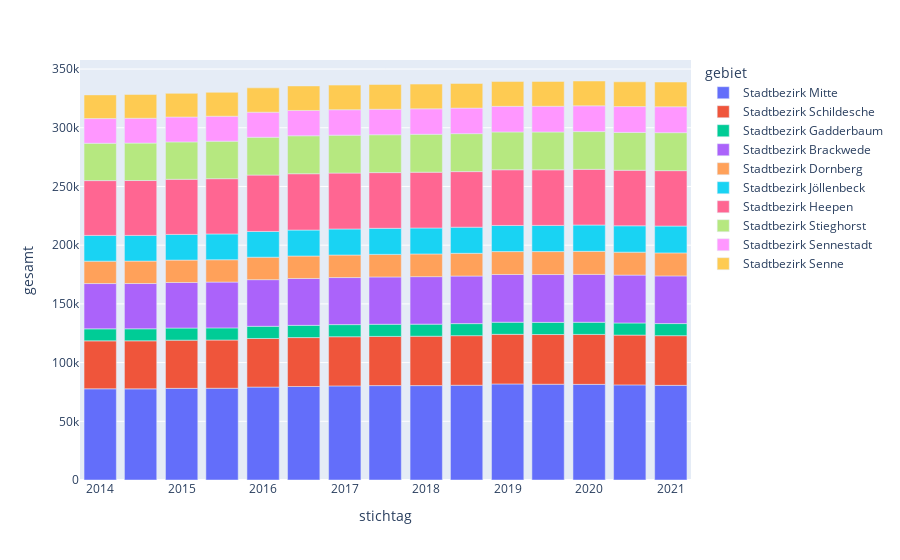

Notebook code for this chart:
### Code cell
df_alter = df_alter[df_alter['gebiet']!='Bielefeld insgesamt']
fig__alter_2 = px.bar(df_alter, x='stichtag', y='gesamt', color='gebiet')
fig__alter_2.show()

### Figure 1 — Plotly figure (JSON) as saved in the notebook; plotly's stock layout.template omitted (floating-point values rounded to 4 significant figures)
{"data": [{"alignmentgroup": "True", "hovertemplate": "gebiet=Stadtbezirk Mitte<br>stichtag=%{x}<br>gesamt=%{y}<extra></extra>", "legendgroup": "Stadtbezirk Mitte", "marker": {"color": "#636efa"}, "name": "Stadtbezirk Mitte", "offsetgroup": "Stadtbezirk Mitte", "orientation": "v", "showlegend": true, "textposition": "auto", "type": "bar", "x": ["2020-12-31T00:00:00", "2020-06-30T00:00:00", "2019-12-31T00:00:00", "2019-06-30T00:00:00", "2018-12-31T00:00:00", "2018-06-30T00:00:00", "2017-12-31T00:00:00", "2017-06-30T00:00:00", "2016-12-31T00:00:00", "2016-06-30T00:00:00", "2015-12-31T00:00:00", "2015-06-30T00:00:00", "2014-12-31T00:00:00", "2014-06-30T00:00:00", "2013-12-31T00:00:00"], "xaxis": "x", "y": [80613, 81010, 81456, 81570, 81809, 80701, 80406, 80402, 80144, 79645, 79153, 78144, 78043, 77625, 77683], "yaxis": "y"}, {"alignmentgroup": "True", "hovertemplate": "gebiet=Stadtbezirk Schildesche<br>stichtag=%{x}<br>gesamt=%{y}<extra></extra>", "legendgroup": "Stadtbezirk Schildesche", "marker": {"color": "#EF553B"}, "name": "Stadtbezirk Schildesche", "offsetgroup": "Stadtbezirk Schildesche", "orientation": "v", "showlegend": true, "textposition": "auto", "type": "bar", "x": ["2020-12-31T00:00:00", "2020-06-30T00:00:00", "2019-12-31T00:00:00", "2019-06-30T00:00:00", "2018-12-31T00:00:00", "2018-06-30T00:00:00", "2017-12-31T00:00:00", "2017-06-30T00:00:00", "2016-12-31T00:00:00", "2016-06-30T00:00:00", "2015-12-31T00:00:00", "2015-06-30T00:00:00", "2014-12-31T00:00:00", "2014-06-30T00:00:00", "2013-12-31T00:00:00"], "xaxis": "x", "y": [42322, 42401, 42543, 42333, 42263, 42238, 42050, 41895, 41887, 41660, 41395, 41078, 41070, 40920, 40824], "yaxis": "y"}, {"alignmentgroup": "True", "hovertemplate": "gebiet=Stadtbezirk Gadderbaum<br>stichtag=%{x}<br>gesamt=%{y}<extra></extra>", "legendgroup": "Stadtbezirk Gadderbaum", "marker": {"color": "#00cc96"}, "name": "Stadtbezirk Gadderbaum", "offsetgroup": "Stadtbezirk Gadderbaum", "orientation": "v", "showlegend": true, "textposition": "auto", "type": "bar", "x": ["2020-12-31T00:00:00", "2020-06-30T00:00:00", "2019-12-31T00:00:00", "2019-06-30T00:00:00", "2018-12-31T00:00:00", "2018-06-30T00:00:00", "2017-12-31T00:00:00", "2017-06-30T00:00:00", "2016-12-31T00:00:00", "2016-06-30T00:00:00", "2015-12-31T00:00:00", "2015-06-30T00:00:00", "2014-12-31T00:00:00", "2014-06-30T00:00:00", "2013-12-31T00:00:00"], "xaxis": "x", "y": [10300, 10327, 10371, 10362, 10342, 10262, 10301, 10340, 10321, 10397, 10367, 10339, 10301, 10248, 10238], "yaxis": "y"}, {"alignmentgroup": "True", "hovertemplate": "gebiet=Stadtbezirk Brackwede<br>stichtag=%{x}<br>gesamt=%{y}<extra></extra>", "legendgroup": "Stadtbezirk Brackwede", "marker": {"color": "#ab63fa"}, "name": "Stadtbezirk Brackwede", "offsetgroup": "Stadtbezirk Brackwede", "orientation": "v", "showlegend": true, "textposition": "auto", "type": "bar", "x": ["2020-12-31T00:00:00", "2020-06-30T00:00:00", "2019-12-31T00:00:00", "2019-06-30T00:00:00", "2018-12-31T00:00:00", "2018-06-30T00:00:00", "2017-12-31T00:00:00", "2017-06-30T00:00:00", "2016-12-31T00:00:00", "2016-06-30T00:00:00", "2015-12-31T00:00:00", "2015-06-30T00:00:00", "2014-12-31T00:00:00", "2014-06-30T00:00:00", "2013-12-31T00:00:00"], "xaxis": "x", "y": [40621, 40776, 40753, 40731, 40646, 40528, 40455, 40304, 40069, 39944, 39729, 39005, 38826, 38552, 38575], "yaxis": "y"}, {"alignmentgroup": "True", "hovertemplate": "gebiet=Stadtbezirk Dornberg<br>stichtag=%{x}<br>gesamt=%{y}<extra></extra>", "legendgroup": "Stadtbezirk Dornberg", "marker": {"color": "#FFA15A"}, "name": "Stadtbezirk Dornberg", "offsetgroup": "Stadtbezirk Dornberg", "orientation": "v", "showlegend": true, "textposition": "auto", "type": "bar", "x": ["2020-12-31T00:00:00", "2020-06-30T00:00:00", "2019-12-31T00:00:00", "2019-06-30T00:00:00", "2018-12-31T00:00:00", "2018-06-30T00:00:00", "2017-12-31T00:00:00", "2017-06-30T00:00:00", "2016-12-31T00:00:00", "2016-06-30T00:00:00", "2015-12-31T00:00:00", "2015-06-30T00:00:00", "2014-12-31T00:00:00", "2014-06-30T00:00:00", "2013-12-31T00:00:00"], "xaxis": "x", "y": [19588, 19551, 19640, 19545, 19486, 19353, 19313, 19215, 19202, 19127, 19126, 19037, 19074, 19120, 19081], "yaxis": "y"}, {"alignmentgroup": "True", "hovertemplate": "gebiet=Stadtbezirk Jöllenbeck<br>stichtag=%{x}<br>gesamt=%{y}<extra></extra>", "legendgroup": "Stadtbezirk Jöllenbeck", "marker": {"color": "#19d3f3"}, "name": "Stadtbezirk Jöllenbeck", "offsetgroup": "Stadtbezirk Jöllenbeck", "orientation": "v", "showlegend": true, "textposition": "auto", "type": "bar", "x": ["2020-12-31T00:00:00", "2020-06-30T00:00:00", "2019-12-31T00:00:00", "2019-06-30T00:00:00", "2018-12-31T00:00:00", "2018-06-30T00:00:00", "2017-12-31T00:00:00", "2017-06-30T00:00:00", "2016-12-31T00:00:00", "2016-06-30T00:00:00", "2015-12-31T00:00:00", "2015-06-30T00:00:00", "2014-12-31T00:00:00", "2014-06-30T00:00:00", "2013-12-31T00:00:00"], "xaxis": "x", "y": [22866, 22472, 22413, 22295, 22258, 22250, 22120, 22209, 22192, 22106, 21919, 21971, 21861, 21848, 21925], "yaxis": "y"}, {"alignmentgroup": "True", "hovertemplate": "gebiet=Stadtbezirk Heepen<br>stichtag=%{x}<br>gesamt=%{y}<extra></extra>", "legendgroup": "Stadtbezirk Heepen", "marker": {"color": "#FF6692"}, "name": "Stadtbezirk Heepen", "offsetgroup": "Stadtbezirk Heepen", "orientation": "v", "showlegend": true, "textposition": "auto", "type": "bar", "x": ["2020-12-31T00:00:00", "2020-06-30T00:00:00", "2019-12-31T00:00:00", "2019-06-30T00:00:00", "2018-12-31T00:00:00", "2018-06-30T00:00:00", "2017-12-31T00:00:00", "2017-06-30T00:00:00", "2016-12-31T00:00:00", "2016-06-30T00:00:00", "2015-12-31T00:00:00", "2015-06-30T00:00:00", "2014-12-31T00:00:00", "2014-06-30T00:00:00", "2013-12-31T00:00:00"], "xaxis": "x", "y": [47189, 47283, 47396, 47353, 47429, 47339, 47517, 47447, 47606, 47981, 48028, 47065, 46947, 46763, 46684], "yaxis": "y"}, {"alignmentgroup": "True", "hovertemplate": "gebiet=Stadtbezirk Stieghorst<br>stichtag=%{x}<br>gesamt=%{y}<extra></extra>", "legendgroup": "Stadtbezirk Stieghorst", "marker": {"color": "#B6E880"}, "name": "Stadtbezirk Stieghorst", "offsetgroup": "Stadtbezirk Stieghorst", "orientation": "v", "showlegend": true, "textposition": "auto", "type": "bar", "x": ["2020-12-31T00:00:00", "2020-06-30T00:00:00", "2019-12-31T00:00:00", "2019-06-30T00:00:00", "2018-12-31T00:00:00", "2018-06-30T00:00:00", "2017-12-31T00:00:00", "2017-06-30T00:00:00", "2016-12-31T00:00:00", "2016-06-30T00:00:00", "2015-12-31T00:00:00", "2015-06-30T00:00:00", "2014-12-31T00:00:00", "2014-06-30T00:00:00", "2013-12-31T00:00:00"], "xaxis": "x", "y": [32332, 32214, 32159, 32225, 32202, 32344, 32289, 32271, 32293, 32325, 32194, 31965, 31842, 31853, 31797], "yaxis": "y"}, {"alignmentgroup": "True", "hovertemplate": "gebiet=Stadtbezirk Sennestadt<br>stichtag=%{x}<br>gesamt=%{y}<extra></extra>", "legendgroup": "Stadtbezirk Sennestadt", "marker": {"color": "#FF97FF"}, "name": "Stadtbezirk Sennestadt", "offsetgroup": "Stadtbezirk Sennestadt", "orientation": "v", "showlegend": true, "textposition": "auto", "type": "bar", "x": ["2020-12-31T00:00:00", "2020-06-30T00:00:00", "2019-12-31T00:00:00", "2019-06-30T00:00:00", "2018-12-31T00:00:00", "2018-06-30T00:00:00", "2017-12-31T00:00:00", "2017-06-30T00:00:00", "2016-12-31T00:00:00", "2016-06-30T00:00:00", "2015-12-31T00:00:00", "2015-06-30T00:00:00", "2014-12-31T00:00:00", "2014-06-30T00:00:00", "2013-12-31T00:00:00"], "xaxis": "x", "y": [22080, 22012, 21976, 21915, 21809, 21756, 21710, 21701, 21674, 21558, 21367, 21237, 21209, 21190, 21020], "yaxis": "y"}, {"alignmentgroup": "True", "hovertemplate": "gebiet=Stadtbezirk Senne<br>stichtag=%{x}<br>gesamt=%{y}<extra></extra>", "legendgroup": "Stadtbezirk Senne", "marker": {"color": "#FECB52"}, "name": "Stadtbezirk Senne", "offsetgroup": "Stadtbezirk Senne", "orientation": "v", "showlegend": true, "textposition": "auto", "type": "bar", "x": ["2020-12-31T00:00:00", "2020-06-30T00:00:00", "2019-12-31T00:00:00", "2019-06-30T00:00:00", "2018-12-31T00:00:00", "2018-06-30T00:00:00", "2017-12-31T00:00:00", "2017-06-30T00:00:00", "2016-12-31T00:00:00", "2016-06-30T00:00:00", "2015-12-31T00:00:00", "2015-06-30T00:00:00", "2014-12-31T00:00:00", "2014-06-30T00:00:00", "2013-12-31T00:00:00"], "xaxis": "x", "y": [21069, 21100, 21135, 21153, 21123, 21001, 21058, 21067, 20964, 20900, 20720, 20366, 20154, 20197, 20184], "yaxis": "y"}], "layout": {"barmode": "relative", "legend": {"title": {"text": "gebiet"}, "tracegroupgap": 0}, "margin": {"t": 60}, "xaxis": {"anchor": "y", "domain": [0, 1], "title": {"text": "stichtag"}}, "yaxis": {"anchor": "x", "domain": [0, 1], "title": {"text": "gesamt"}}}}
